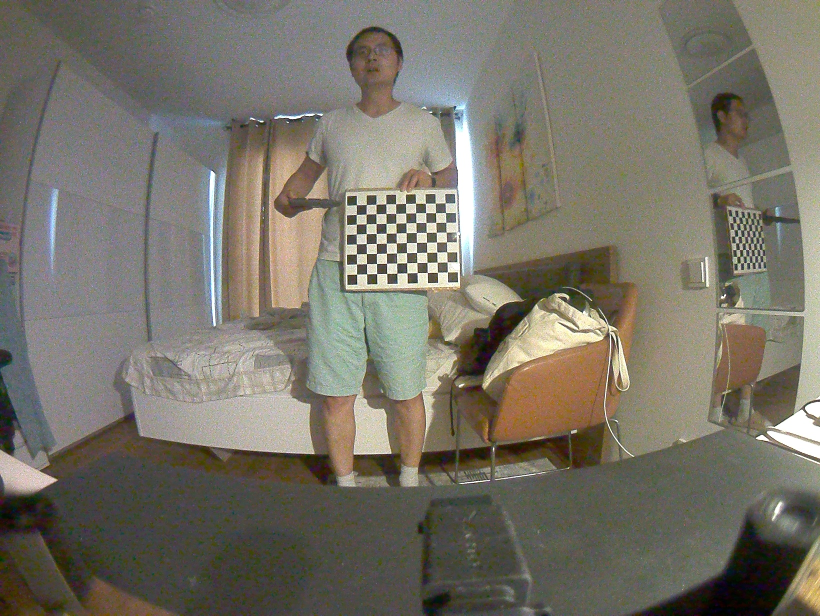
#> input picture scripts/config/calib/cam1_raw/frame_001.jpg, 1640 x 1232 px, given in place of x-raw, format=BGR ! appsink drop=true sync=false, which was not available (shown at 1/2 size)
$ python fisheye_calib.py   (older library calls are emulated)
#> lines starting #> are read from the running program, lines starting #| are printed output that depends on the picture; pictures that were not available may be replaced by others from this repository, and a replacement may not be noted
#!/usr/bin/env python3
"""
Online interactive fisheye (Kannala-Brandt) intrinsic calibration for Jetson TX2.
Captures live frames from nvarguscamerasrc, displays checkerboard detections in real-time,
tracks coverage over a 3x3 grid, and calibrates immediately when prompted.

Usage:
    python3 online_calib.py --id 0 --board 11x9 --square 30
"""

import argparse
import os
import sys
import cv2
import numpy as np

def parse_args():
    ap = argparse.ArgumentParser()
    ap.add_argument("--id", type=int, default=0, help="Camera sensor ID")
    ap.add_argument("--board", default="11x9", help="Checkerboard SQUARES (e.g., 11x9)")
    ap.add_argument("--square", type=float, default=30.0, help="Square size in mm")
    ap.add_argument("--width", type=int, default=1280, help="Image width")
    ap.add_argument("--height", type=int, default=720, help="Image height")
    ap.add_argument("--fps", type=int, default=15, help="Preview framerate")
    ap.add_argument("--min-views", type=int, default=15, help="Minimum views required to calibrate")
    ap.add_argument("--out", default="config/calib", help="Output directory")
    return ap.parse_args()

def get_gstreamer_pipeline(sensor_id, w, h, fps):
    """TX2-optimized GStreamer pipeline for stable OpenCV video ingestion."""
    return (
        f"nvarguscamerasrc sensor-id={sensor_id} ! "
        f"video/x-raw(memory:NVMM), width={w}, height={h}, framerate={fps}/1 ! "
        f"nvvidconv ! video/x-raw, format=BGRx ! "
        f"videoconvert ! video/x-raw, format=BGR ! appsink drop=true sync=false"
    )

def main():
    args = parse_args()

    # Calculate inner corners (Squares - 1)
    sx, sy = (int(v) for v in args.board.lower().split("x"))
    board_corners = (sx - 1, sy - 1)

    # Configure OpenCV grid extraction settings
    find_flags = cv2.CALIB_CB_ADAPTIVE_THRESH + cv2.CALIB_CB_NORMALIZE_IMAGE
    subpix_criteria = (cv2.TERM_CRITERIA_EPS + cv2.TERM_CRITERIA_MAX_ITER, 30, 0.1)

    # 3D Object Point Setup
    objp = np.zeros((1, board_corners[0] * board_corners[1], 3), np.float32)
    objp[0, :, :2] = np.mgrid[0:board_corners[0], 0:board_corners[1]].T.reshape(-1, 2)
    objp *= args.square

    # Data lists
    objpoints = []
    imgpoints = []
    captured_frames = [] # To save preview capabilities for verification
    cov = np.zeros((3, 3), int)  # 3x3 grid coverage map

    # Open Jetson camera pipeline
    pipeline = get_gstreamer_pipeline(args.id, args.width, args.height, args.fps)
    cap = cv2.VideoCapture(pipeline, cv2.CAP_GSTREAMER)

    if not cap.isOpened():
        sys.exit("Error: Failed to open nvarguscamerasrc pipeline.")

    print("\n--- Live Calibration Script Started ---")
    print(" [SPACE] -> Lock-in current frame (if board detected)")
    print(" [C]     -> Process collected data and run Calibration")
    print(" [Q]     -> Quit/Abort script")
    print("---------------------------------------\n")

    while True:
        ret, frame = cap.read()
#> frame is the input picture: shape (1232, 1640, 3); mean B, G, R 104.1, 115.5, 119.6
        if not ret:
            print("Dropped frame from sensor...")
            continue

        display_frame = frame.copy()
        gray = cv2.cvtColor(frame, cv2.COLOR_BGR2GRAY)
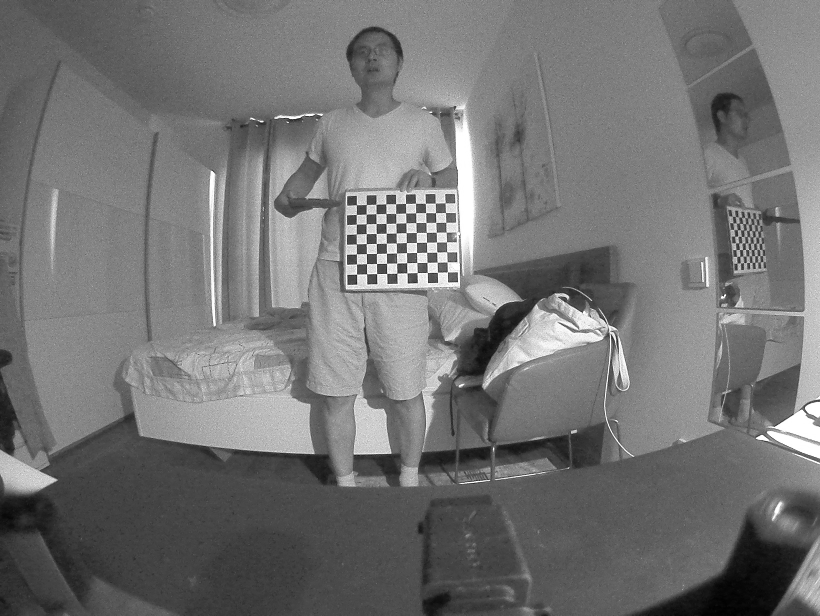
#> gray: shape (1232, 1640) (shown at 1/2 size); min 0, max 255, mean 115.4

        # Real-time search for checkerboard corners
        found, corners = cv2.findChessboardCorners(gray, board_corners, find_flags)
#> found = True; corners = 80 rows, first 8: [713.5, 410.3], [733.4, 409.8], [751.8, 409.7], [772.1, 408.1], [791.6, 408], [811.5, 407.5], [832.3, 407.2], [851.3, 407.5]

        if found:
            # Draw green indicator when a board is successfully detected and ready to be locked
            cv2.drawChessboardCorners(display_frame, board_corners, corners, found)
            cv2.putText(display_frame, "READY (Press SPACE to capture)", (20, 40),
                        cv2.FONT_HERSHEY_SIMPLEX, 0.7, (0, 255, 0), 2)
        else:
            cv2.putText(display_frame, "Searching for board...", (20, 40),
                        cv2.FONT_HERSHEY_SIMPLEX, 0.7, (0, 0, 255), 2)

        # Render current coverage matrix statistics onto the display
        cv2.putText(display_frame, f"Collected Views: {len(imgpoints)}", (20, 80),
                    cv2.FONT_HERSHEY_SIMPLEX, 0.6, (255, 255, 255), 2)
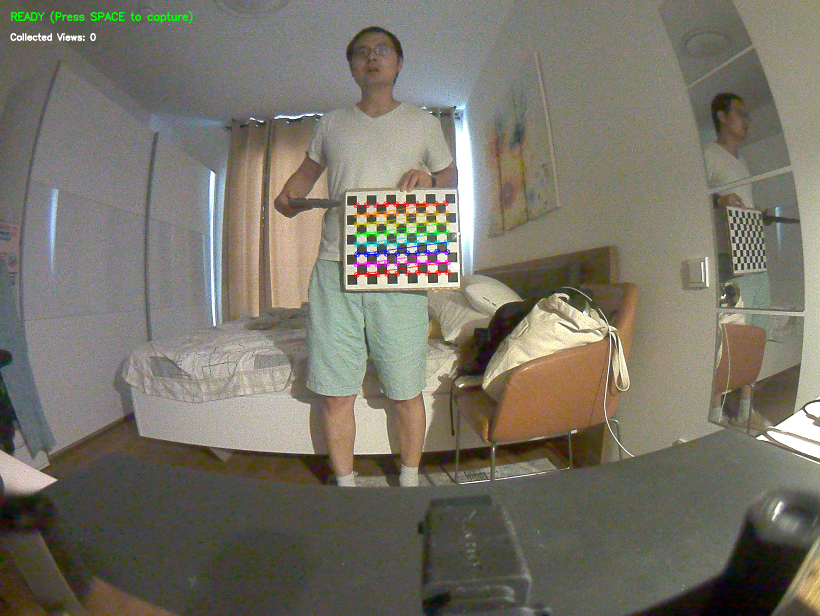
#> display_frame: shape (1232, 1640, 3) (shown at 1/2 size); mean B, G, R 103.9, 115.6, 119.5

        # UI rendering for interactive feedback
        cv2.imshow(f"TX2 Live Cam {args.id} Calibration", display_frame)
        key = cv2.waitKey(1) & 0xFF
#> (key q is pressed here)

        if key == ord(' '):  # SPACE BAR pressed
            if found:
                # Sub-pixel refinement
                corners_refined = cv2.cornerSubPix(gray, corners, (3, 3), (-1, -1), subpix_criteria)

                objpoints.append(objp.copy())
                imgpoints.append(corners_refined)
                captured_frames.append(frame.copy())

                # Calculate coordinates for coverage update
                cx, cy = corners_refined[:, 0, 0].mean(), corners_refined[:, 0, 1].mean()
                col_idx = min(2, int(cx / args.width * 3))
                row_idx = min(2, int(cy / args.height * 3))
                cov[row_idx, col_idx] += 1

                print(f"\n[+] Frame added! Total targets locked: {len(imgpoints)}")
                print("Current 3x3 Spatial Coverage Matrix Map:")
                for r in cov:
                    print(f"   {' '.join(f'{v:3d}' for v in r)}")
            else:
                print("[!] Warning: No checkerboard found in frame. Skipping capture.")

        elif key == ord('c') or key == ord('C'):  # Process Calibration
            if len(imgpoints) < args.min_views:
                print(f"[!] Target count insufficient. Got {len(imgpoints)}, need >= {args.min_views}")
                continue
            print("\nComputing Kannala-Brandt calibration matrices... Please wait...")
            break

        elif key == ord('q') or key == ord('Q'):   # Abort
            cap.release()
            cv2.destroyAllWindows()
#> (the run stopped early here; a loop or call above may not have finished)

$ run again, on scripts/config/calib/cam1_raw/frame_003.jpg
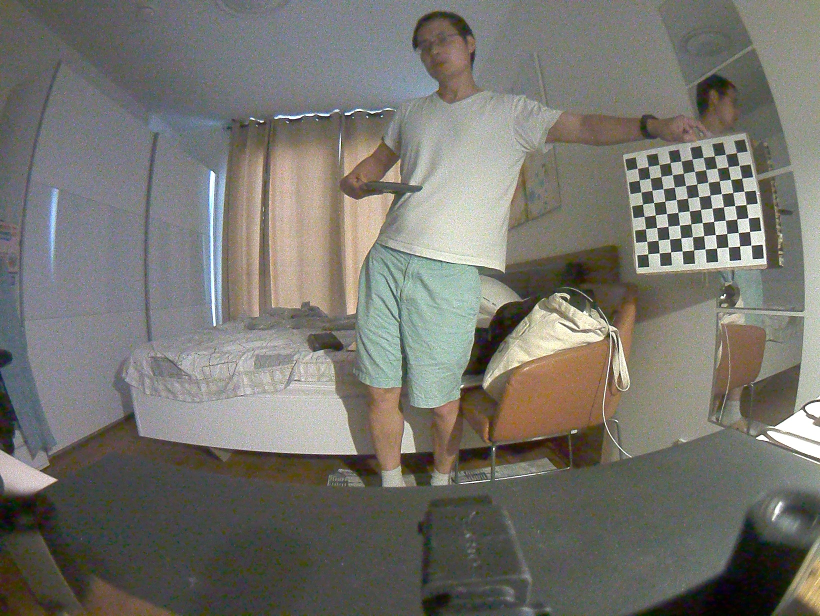
#> input picture scripts/config/calib/cam1_raw/frame_003.jpg, 1640 x 1232 px, given in place of x-raw, format=BGR ! appsink drop=true sync=false, which was not available (shown at 1/2 size)
#> in main, frame is the input picture: shape (1232, 1640, 3); mean B, G, R 109.9, 116.6, 118.1
#> in main, `gray = cv2.cvtColor(frame, cv2.COLOR_BGR2GRAY)`:
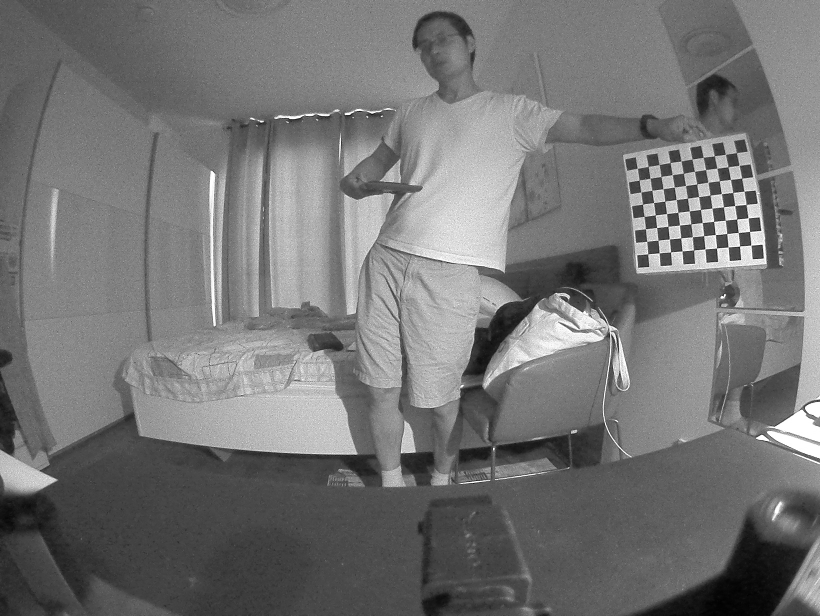
#> gray: shape (1232, 1640) (shown at 1/2 size); min 0, max 255, mean 116.3
#> found = True; corners = 80 rows, first 8: [1275.4, 337.3], [1297, 333.3], [1318.5, 329.5], [1340.6, 325.3], [1362.5, 322.1], [1384.4, 319], [1407.3, 315], [1429, 311.2]
#> in main, `cv2.putText(display_frame, f"Collected Views: {len(imgpoints)}", (20, ..`:
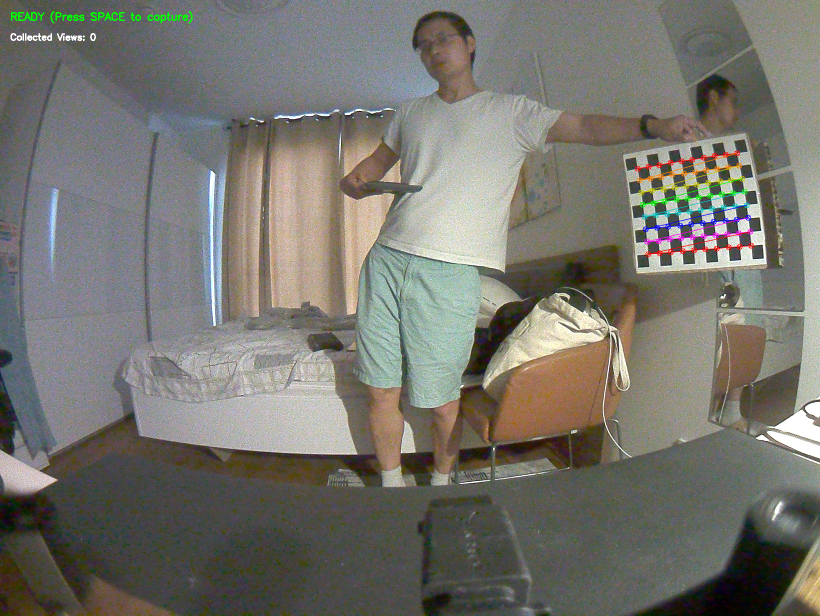
#> display_frame: shape (1232, 1640, 3) (shown at 1/2 size); mean B, G, R 109.7, 116.7, 118.1

$ run again, on scripts/config/calib/cam1_raw/frame_004.jpg
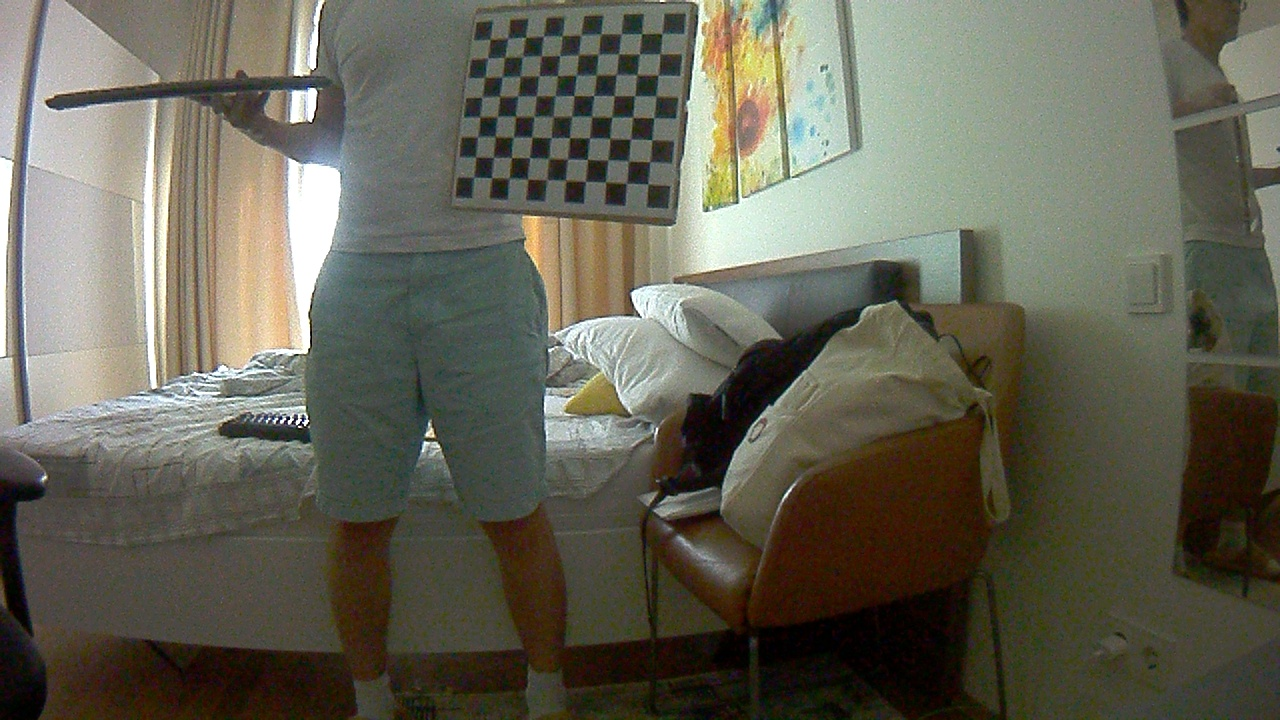
#> input picture scripts/config/calib/cam1_raw/frame_004.jpg, 1280 x 720 px, given in place of x-raw, format=BGR ! appsink drop=true sync=false, which was not available
#> in main, frame is the input picture: shape (720, 1280, 3); mean B, G, R 85.8, 99.7, 101.2
#> in main, `gray = cv2.cvtColor(frame, cv2.COLOR_BGR2GRAY)`:
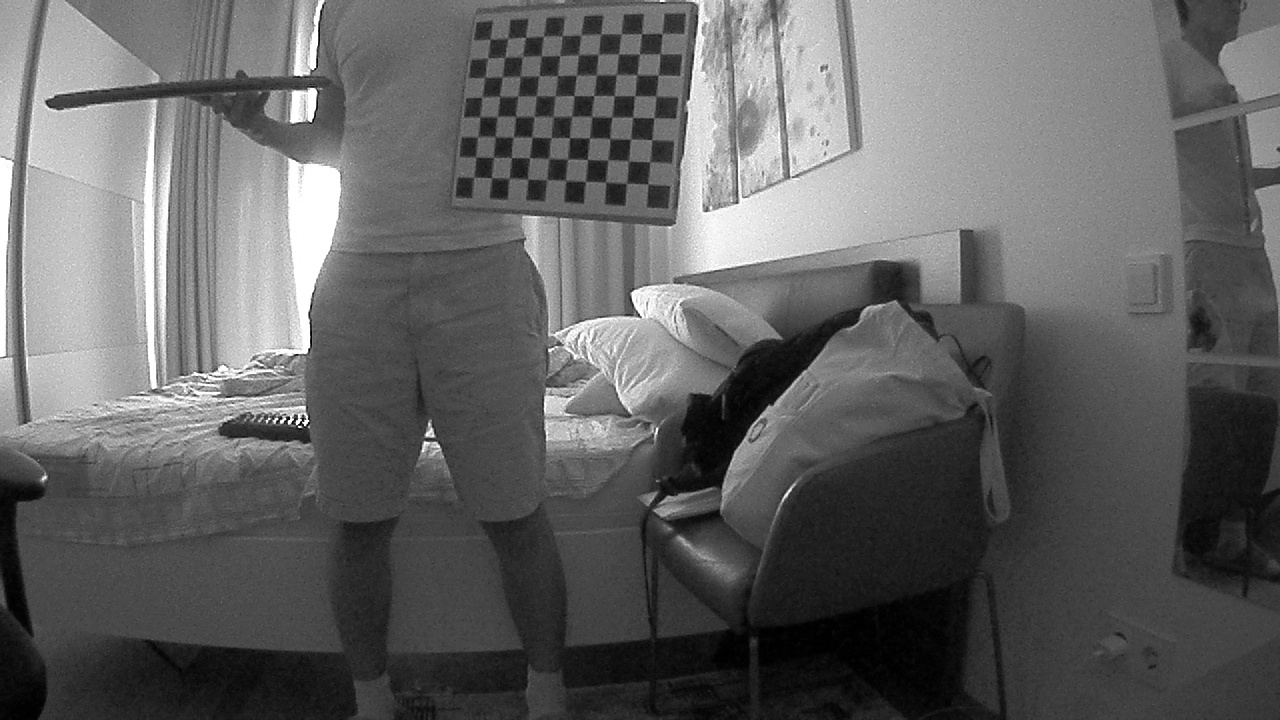
#> gray: shape (720, 1280); min 0, max 255, mean 98.6
#> found = True; corners = 80 rows, first 8: [490.2, 39.47], [508.1, 37.84], [525.8, 37.45], [543.6, 36.22], [562, 35.92], [580.3, 35.74], [601.2, 34], [621.5, 33.71]
#> in main, `cv2.putText(display_frame, f"Collected Views: {len(imgpoints)}", (20, ..`:
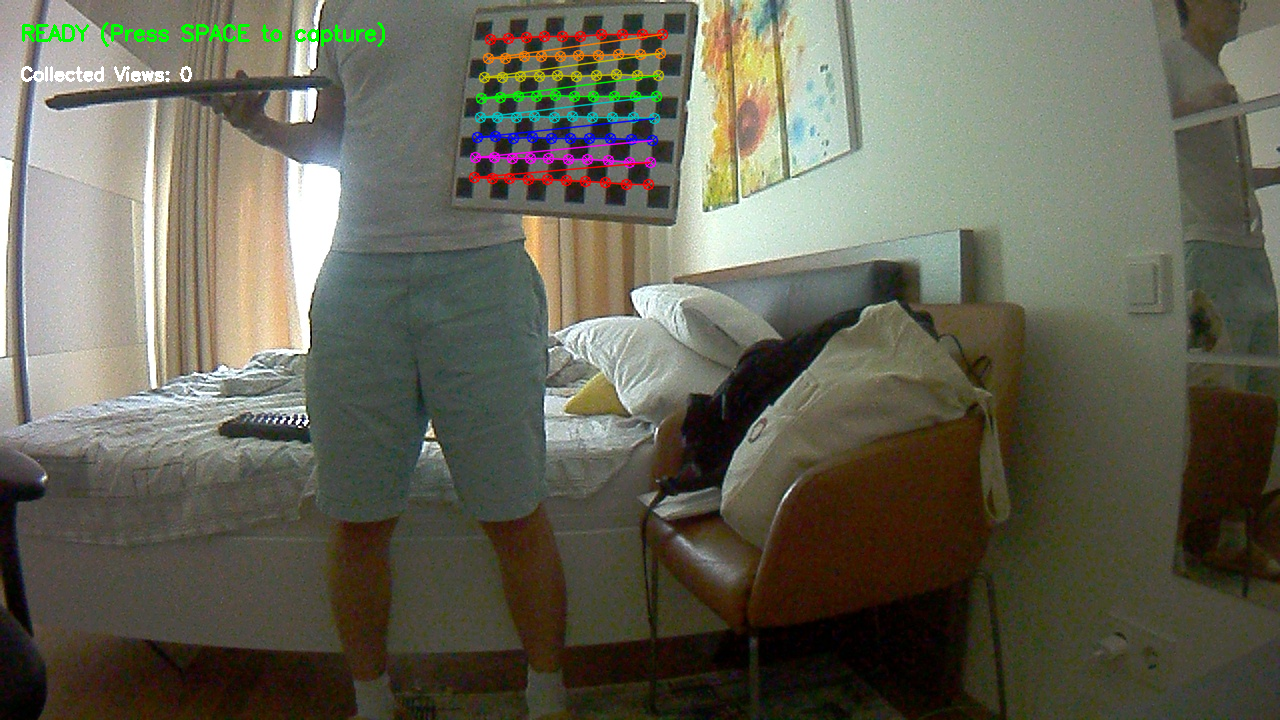
#> display_frame: shape (720, 1280, 3); mean B, G, R 85.7, 100.3, 101.5
